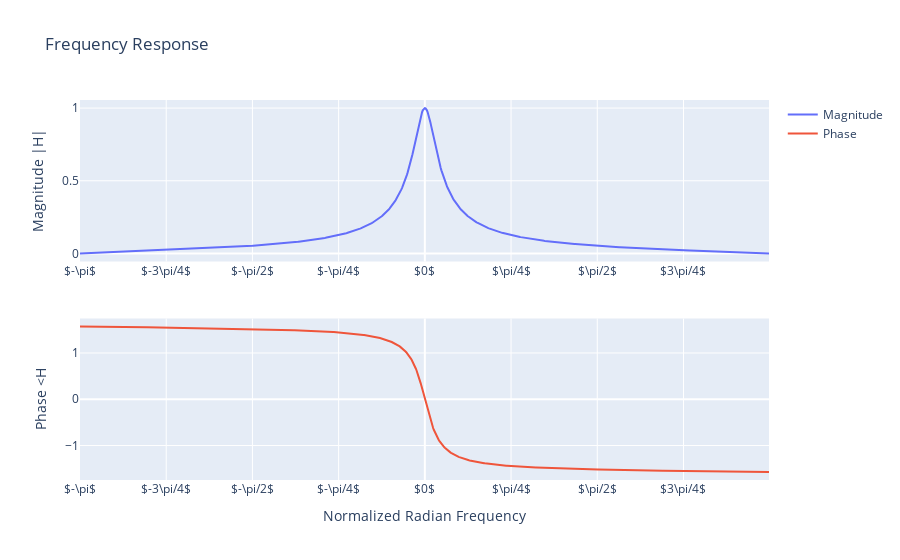

Notebook code for this chart:
### Markdown cell above
1.3 Let's see the frequency response of this filter:

### Code cell
# Write your code here
from util import plot_frequency_response
import matplotlib.pyplot as plt

r=0.9
G=(1-r)/2

b= [G, G]
a= [1, -r]

ww = np.arange(-np.pi, np.pi, np.pi/500)
_, HH = signal.freqz(b, a, ww)

plot_frequency_response(ww, HH)

### Figure 1 — Plotly figure (JSON) as saved in the notebook; plotly's stock layout.template omitted (floating-point values rounded to 4 significant figures; data arrays with more than 128 entries replaced by an {"elided": "..."} marker saying what was removed)
{"data": [{"name": "Magnitude", "type": "scatter", "x": {"elided": "1000 float values"}, "xaxis": "x", "y": {"elided": "1000 float values"}, "yaxis": "y"}, {"name": "Phase", "type": "scatter", "x": {"elided": "1000 float values"}, "xaxis": "x2", "y": {"elided": "1000 float values"}, "yaxis": "y2"}], "layout": {"title": {"text": "Frequency Response"}, "xaxis": {"anchor": "y", "domain": [0, 1], "tickmode": "array", "ticktext": ["$-\\pi$", "$-3\\pi/4$", "$-\\pi/2$", "$-\\pi/4$", "$0$", "$\\pi/4$", "$\\pi/2$", "$3\\pi/4$", "$\\pi$"], "tickvals": [-3.142, -2.356, -1.571, -0.7854, 0, 0.7854, 1.571, 2.356, 3.142]}, "xaxis2": {"anchor": "y2", "domain": [0, 1], "tickmode": "array", "ticktext": ["$-\\pi$", "$-3\\pi/4$", "$-\\pi/2$", "$-\\pi/4$", "$0$", "$\\pi/4$", "$\\pi/2$", "$3\\pi/4$", "$\\pi$"], "tickvals": [-3.142, -2.356, -1.571, -0.7854, 0, 0.7854, 1.571, 2.356, 3.142], "title": {"text": "Normalized Radian Frequency"}}, "yaxis": {"anchor": "x", "domain": [0.575, 1], "title": {"text": "Magnitude |H|"}}, "yaxis2": {"anchor": "x2", "domain": [0, 0.425], "title": {"text": "Phase <H"}}}}
